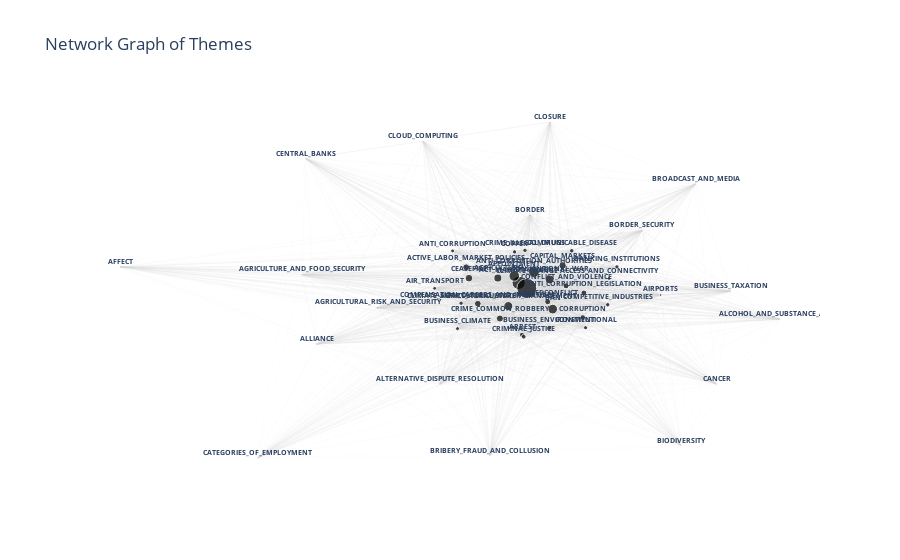

Source (notebook cell):
### Markdown cell above
# Visual and Insights

(Note: The plot below is interactive. We derived our insights from interacting with the graph)

### Code cell
get_plot(edge_traces, node_traces)
